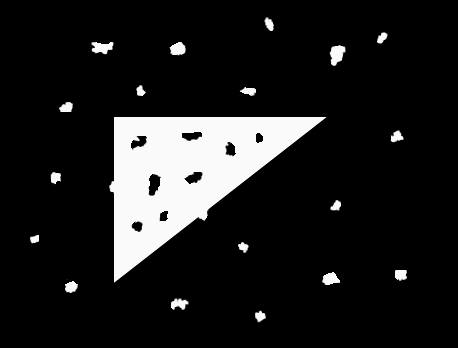
#> input picture images/noisy.png, 458 x 348 px
$ jupyter execute --allow-errors algorithms.ipynb   (older library calls are emulated)
#> lines starting #> are read from the running program, lines starting #| are printed output that depends on the picture; after the words box and inside, x2 and y2 are one past the last pixel; in counts of white or black regions, pixels touching at a corner belong together
### utils.py
import torch
import os
import skimage
import skimage.draw
import numpy as np
import matplotlib.pyplot as plt
import warnings
import pathlib
import torch
import numpy as np
import matplotlib.pyplot as plt
import skimage.io


image_output_dir = pathlib.Path("image_processed")
image_output_dir.mkdir(exist_ok=True, parents=True)
latex_path = pathlib.Path("..","latex","figures") #sol

def to_uint8(im):
    # Converts and squashes an image to uint8.
    # If image min/max is outside of [0.0, 1.0]
    # We squash it to [0.0, 1.0]
    if im.dtype == np.uint8:
        return im
    if im.min() >= 0.0 and im.max() <= 1.0:
        im = (im*255).astype(np.uint8)
        return im
    warnings.warn("Image min/max is outside the range [0.0, 1.0]. Squashing the image to this range. (Can be safely ignored)")
    im = im - im.min()
    im = im / im.max()
    im = (im*255).astype(np.uint8)
    return im


def save_im(imname, im):
    im = to_uint8(im)
    impath = os.path.join(image_output_dir, imname)
    os.makedirs(image_output_dir, exist_ok=True)
    print("Saving image to:", impath)
    skimage.io.imsave(impath, im)


# [52 lines left out: functions uint8_to_float, create_high_pass_frequency_kernel, create_low_pass_frequency_kernel, not called in this run]


def read_im(filepath):
    im = plt.imread(filepath)
    if im.dtype == np.uint8:
        im = im.astype(float) / 255
    return im


# [70 lines left out: functions normalize, find_angle, create_hough_line_image, np_make_image_grid, not called in this run]

def read_image(imname: str, image_folder=pathlib.Path("images")) -> np.ndarray:
    """
        Reads image (imname) from folder image_folder
    """
    impath = image_folder.joinpath(imname)
    print("Reading image:", impath)
    return skimage.io.imread(impath)

### algorithms.ipynb
[cell 1]
import utils
import skimage
import numpy as np
import pathlib
from skimage import io

[cell 2]
# [18 lines left out: function extract_boundary, not called in this run]

#> (a cell that did not finish here is left out)

[cell 4]
def remove_noise(im: np.ndarray) -> np.ndarray:
    """
        A function that removes noise in the input image.
        args:
            im: np.ndarray of shape (H, W) with boolean values (dtype=bool)
        return:
            (np.ndarray) of shape (H, W). dtype=bool
    """
    im = skimage.morphology.erosion(im,skimage.morphology.disk(7))
    im = skimage.morphology.dilation(im,skimage.morphology.disk(13))
    return im

[cell 5]
im = utils.read_im("images/noisy.png")
#> call 2 of read_im, with filepath = 'images/noisy.png'
#> in read_im, im is the input picture: shape (348, 458) float32; min 0, max 0.98, mean 0.115

binary_image = (im != 0)
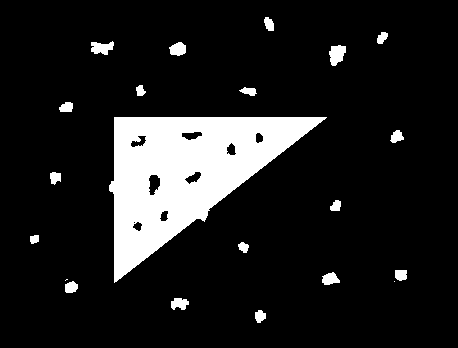
#> binary_image: shape (348, 458) bool; 12.2% white; 21 white regions (2 under 20 px), largest, box (x1, y1, x2, y2) and area: (109, 117, 327, 283) 17212, (329, 45, 346, 66) 254, (91, 41, 114, 55) 217
noise_free_image = remove_noise(binary_image)
#> in remove_noise, `im = skimage.morphology.erosion(im,skimage.morphology.disk(7))`: im: shape (348, 458) bool; 6.2% white; 1 white region, box (x1, y1, x2, y2) and area: (117, 124, 307, 269) 9826
#> in remove_noise, `im = skimage.morphology.dilation(im,skimage.morphology.disk(13))`: im: shape (348, 458) bool; 13.5% white; 1 white region, box (x1, y1, x2, y2) and area: (104, 111, 320, 282) 21538

assert im.shape == noise_free_image.shape, "Expected image shape ({}) to be same as resulting image shape ({})".format(
        im.shape, noise_free_image.shape)
assert noise_free_image.dtype == bool, "Expected resulting image dtype to be bool. Was: {}".format(
        noise_free_image.dtype)

noise_free_image = utils.to_uint8(noise_free_image)
utils.save_im("noisy-filtered.png", noise_free_image)

[cell 6]
def distance_transform(im: np.ndarray) -> np.ndarray:
    """
        A function that computes the distance to the closest boundary pixel.

        args:
            im: np.ndarray of shape (H, W) with boolean values (dtype=np.bool)
        return:
            (np.ndarray) of shape (H, W). dtype=np.int32
    """
    assert im.dtype == bool
    structuring_element = np.array([
        [1, 1, 1],
        [1, 1, 1],
        [1, 1, 1]
    ], dtype=bool)
    temp_image = im.astype(np.int32)
    erosion_count = 0
    h,w = temp_image.shape
#> h = 348; w = 458
    result = np.zeros_like(temp_image)

    while np.any(temp_image != 0):
        temp_err = skimage.morphology.erosion(temp_image,structuring_element)
        erosion_count += 1
        temp_border = temp_image - temp_err
        for i in range(h):
            for j in range(w):
                if temp_border[i,j] == 1:
                    result[i,j] += erosion_count
        temp_image = temp_err
#> this loop made 51 passes
#> pass 1, in distance_transform, `temp_err = skimage.morphology.erosion(temp_image,structuring_element)`:
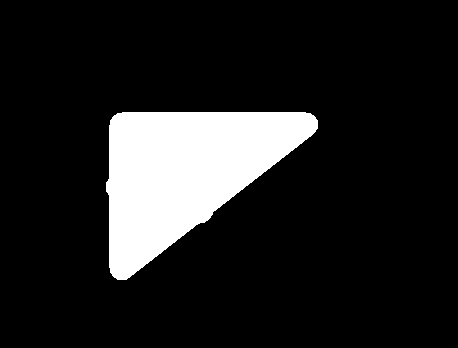
#> temp_err: shape (348, 458) int32; values 0 (black) and 1 (white), 13% white; 1 white region, box (x1, y1, x2, y2) and area: (106, 112, 318, 280) 20769
#> pass 2, in distance_transform, `temp_err = skimage.morphology.erosion(temp_image,structuring_element)`:
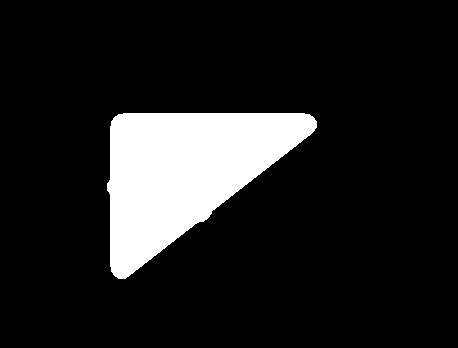
#> temp_err: shape (348, 458) int32; values 0 (black) and 1 (white), 12.6% white; 1 white region, box (x1, y1, x2, y2) and area: (107, 113, 317, 279) 20013
#> pass 2, in distance_transform, `temp_border = temp_image - temp_err`:
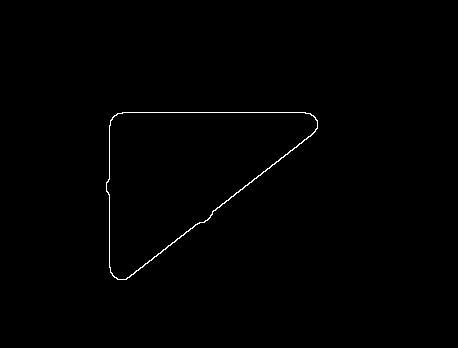
#> temp_border: shape (348, 458) int32; values 0 (black) and 1 (white), 0.47% white in thin lines or dots, all inside (x1, y1, x2, y2) = (106, 112, 318, 280)
#> after the loop:
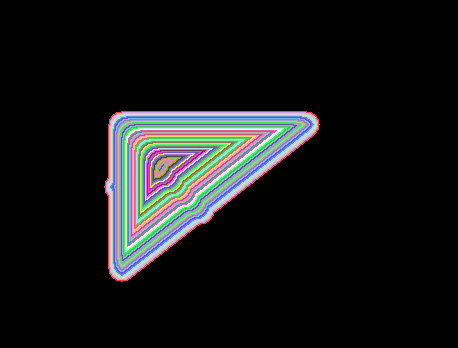
#> result: shape (348, 458) int32; 52 distinct labels, from 0 to 51; one colour per label, 0 black
#> after the loop: temp_image: shape (348, 458) int32; every value is 0
#> after the loop, erosion_count = 51

    return result

[cell 7]
im = utils.read_image("noisy-filtered.png", image_folder=pathlib.Path("image_processed"))
binary_image = (im != 0)
distance = distance_transform(binary_image)

assert im.shape == distance.shape, "Expected image shape ({}) to be same as resulting image shape ({})".format(
        im.shape, distance.shape)
assert distance.dtype == np.int32, "Expected resulting image dtype to be np.int32. Was: {}".format(
        distance.dtype)

distance = utils.to_uint8(distance)
#> in to_uint8 (call 3), `im = im / im.max()`:
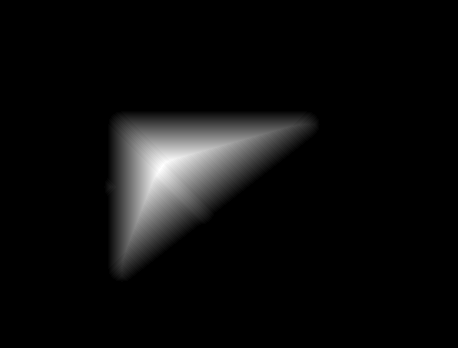
#> im: shape (348, 458) float64; min 0, max 1, mean 0.048
utils.save_im("noisy-distance.png", distance)

[cell 8]
# [47 lines left out: function fill_holes, not called in this run]

#> (a cell that did not finish here is left out)

[cell 10]
def remove_noise(im: np.ndarray) -> np.ndarray:
    """
        A function that removes noise in the input image.
        args:
            im: np.ndarray of shape (H, W) with boolean values (dtype=bool)
        return:
            (np.ndarray) of shape (H, W). dtype=bool
    """
    im = skimage.morphology.erosion(im,skimage.morphology.disk(7))
    im = skimage.morphology.dilation(im,skimage.morphology.disk(13))
    return im

[cell 11]
im = utils.read_im("images/noisy.png")

binary_image = (im != 0)
noise_free_image = remove_noise(binary_image)

assert im.shape == noise_free_image.shape, "Expected image shape ({}) to be same as resulting image shape ({})".format(
        im.shape, noise_free_image.shape)
assert noise_free_image.dtype == bool, "Expected resulting image dtype to be bool. Was: {}".format(
        noise_free_image.dtype)

noise_free_image = utils.to_uint8(noise_free_image)
utils.save_im("noisy-filtered.png", noise_free_image)
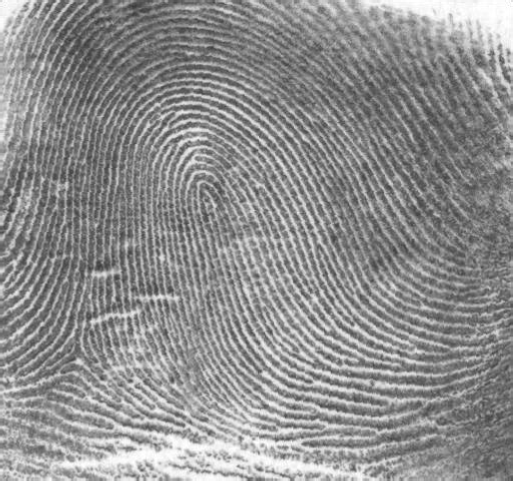
#> input picture images/thumbprint.png, 1026 x 962 px (shown at 1/2 size)
#> in read_image, returned value is the input picture: shape (962, 1026); min 52, max 255, mean 142.7

[cell 12]
def otsu_thresholding(im: np.ndarray) -> int:
    """
        Otsu's thresholding algorithm that segments an image into 1 or 0 (True or False)
        The function takes in a grayscale image and outputs a threshold value

        args:
            im: np.ndarray of shape (H, W) in the range [0, 255] (dtype=np.uint8)
        return:
            (int) the computed thresholding value
    """
    assert im.dtype == np.uint8

    hist , bins = np.histogram(im,bins = 256, range=(0,256))
#> hist = 256 values, max 11314 at index 115, min 0 at index 0, mean 3855.5; bins = 257 values from 0 to 256
    p = hist / np.sum(hist)
#> p = 256 values, max 0.0115 at index 115, min 0 at index 0, mean 0.00391

    k_list = np.arange(0,len(hist))
#> k_list = 256 values from 0 to 255
    k_max = 0
    sigma_b_max = 0
    global_mean = np.sum(bins[0:-1] * p)
#> global_mean = 142.7

    for k in k_list:
        cum_sum = np.sum(p[:k+1])
        cum_mean = np.sum(bins[0:k+1] * p[0:k+1])
        if cum_sum == 1 or cum_sum == 0:
            sigma_b = 0
        else:
            sigma_b = (global_mean * cum_sum - cum_mean)**2 / (cum_sum * (1-cum_sum))
        if sigma_b > sigma_b_max:
            sigma_b_max = sigma_b
            k_max = k
#> this loop made 256 passes
#> (cum_sum, cum_mean, sigma_b, sigma_b_max) on passes 53, 54, 56, 57, 58, 59, 60, 61, 62, 63, 64, 65: (4.05e-06, 0.000211, 0.0334, 0.0334), (8.11e-06, 0.000426, 0.066, 0.066), (1.22e-05, 0.000648, 0.0972, 0.0972), (1.62e-05, 0.000875, 0.128, 0.128), (2.43e-05, 0.00134, 0.187, 0.187), (3.65e-05, 0.00204, 0.274, 0.274), (5.27e-05, 0.003, 0.388, 0.388), (8.11e-05, 0.0047, 0.582, 0.582), (0.00013, 0.00767, 0.907, 0.907), (0.000186, 0.0112, 1.28, 1.28), (0.000276, 0.0168, 1.84, 1.84), (0.000357, 0.022, 2.34, 2.34)
#> (cum_sum, cum_mean, sigma_b) on passes 1 to 6: (0, 0, 0), (0, 0, 0), (0, 0, 0), (0, 0, 0), (0, 0, 0), (0, 0, 0)
#> after the loop, k_max = 153; sigma_b_max = 1146.4

    threshold = k_max
#> threshold = 153
#| Found optimal threshold: 153
#> `segmented_image = (im >= threshold)`:
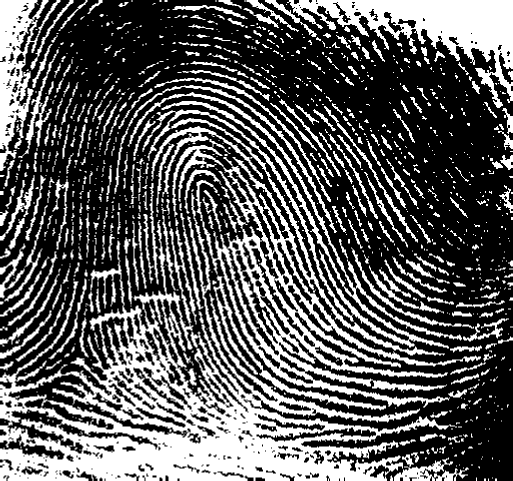
#> segmented_image: shape (962, 1026) bool (shown at 1/2 size); 35.6% white; 1146 white regions (606 under 20 px), largest, box (x1, y1, x2, y2) and area: (0, 386, 914, 962) 127203, (343, 236, 962, 815) 52307, (574, 0, 1026, 216) 32644

    return threshold

[cell 13]
impaths_to_segment = [
    pathlib.Path("thumbprint.png"),
    pathlib.Path("rice-shaded.png")
]
#> (the rest of this cell did not finish here and is left out)


    save_path = "{}-segmented.png".format(impath.stem)
    utils.save_im(save_path, segmented_image)
#> call 4 of read_image, with imname = 'defective-weld.png'
#| Reading image: images/defective-weld.png
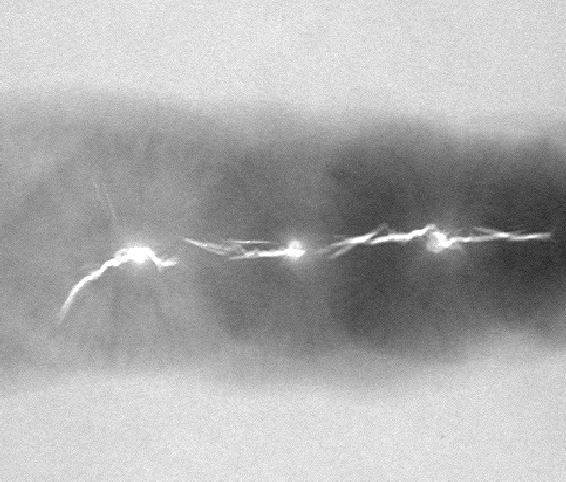
#> input picture images/defective-weld.png, 566 x 482 px
#> in read_image, returned value is the input picture: shape (482, 566); min 33, max 255, mean 173.4

[cell 14]
def region_growing(im: np.ndarray, seed_points: list, T: int) -> np.ndarray:
    """
        A region growing algorithm that segments an image into 1 or 0 (True or False).
        Finds candidate pixels with a Moore-neighborhood (8-connectedness).
        Uses pixel intensity thresholding with the threshold T as the homogeneity criteria.
        The function takes in a grayscale image and outputs a boolean image

        args:
            im: np.ndarray of shape (H, W) in the range [0, 255] (dtype=np.uint8)
            seed_points: list of list containing seed points (row, col). Ex:
                [[row1, col1], [row2, col2], ...]
            T: integer value defining the threshold to used for the homogeneity criteria.
        return:
            (np.ndarray) of shape (H, W). dtype=bool
    """
#> called with T = 50
    segmented = np.zeros_like(im).astype(bool)
    im = im.astype(float)
#> im: shape (482, 566) float64
    for row, col in seed_points:
        segmented[row, col] = True

    h,w = im.shape
#> h = 482; w = 566

    seed_queue = []
    for i in seed_points:
        seed_queue.append(i)

    while seed_queue:
        seed = seed_queue.pop(0)
        x_seed , y_seed = seed
        queue = [seed]
        while queue:
            poi = queue.pop(0)
            x , y = poi

            neighbors = []

            for i in [-1,0,1]:
                for j in [-1,0,1]:
                    if i == 0 and j == 0:
                        continue
                    else:
                        neighbors.append([x+i,y+j])

            for neighbor in neighbors:
                x,y = neighbor
                if x < 0 or y < 0 or x >= h or y >= w:
                    continue
                else:
                    if segmented[x,y] == True:
                        continue
                    else:
                        if np.abs(im[x,y] - im[x_seed,y_seed]) <= T:
                            queue.append([x,y])
                            segmented[x,y] = True

    return segmented

[cell 15]
im = utils.read_image("defective-weld.png")

seed_points = [ # (row, column)
    [254, 138], # Seed point 1
    [253, 296], # Seed point 2
    [233, 436], # Seed point 3
    [232, 417], # Seed point 4
]
intensity_threshold = 50
segmented_image = region_growing(im, seed_points, intensity_threshold)
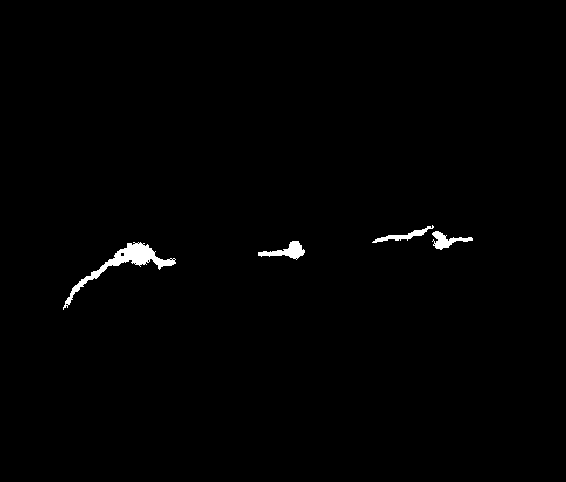
#> segmented_image: shape (482, 566) bool; 0.8% white; 4 white regions, box (x1, y1, x2, y2) and area: (63, 242, 176, 310) 1191, (258, 241, 305, 260) 382, (432, 231, 473, 250) 317, (372, 225, 434, 243) 279

assert im.shape == segmented_image.shape, "Expected image shape ({}) to be same as thresholded image shape ({})".format(
    im.shape, segmented_image.shape)
assert segmented_image.dtype == bool, "Expected thresholded image dtype to be bool. Was: {}".format(
        segmented_image.dtype)

segmented_image = utils.to_uint8(segmented_image)
utils.save_im("defective-weld-segmented.png", segmented_image)
